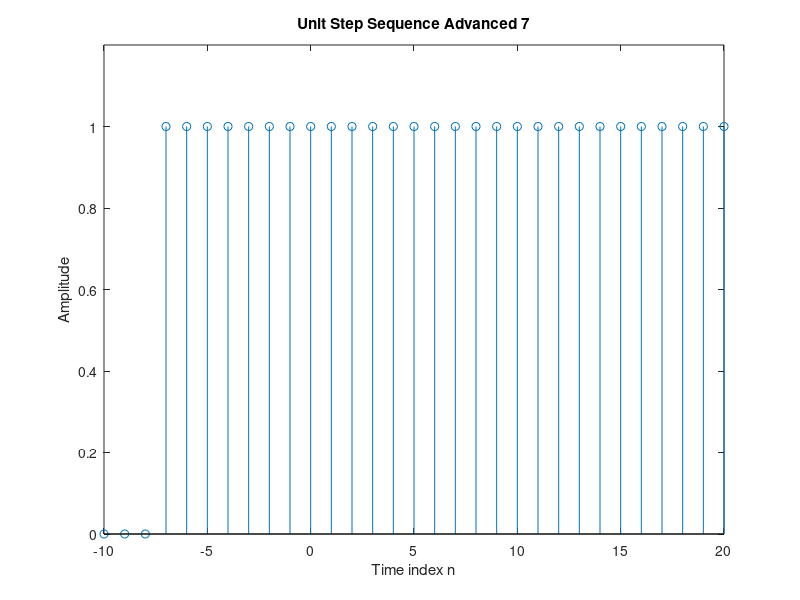

Write the MATLAB code that produced this figure.
% Program P1_1 - modified
% Generation of an advanced unit step sequence
clf;
% Generate a vector from -10 to 20
n = -10:20;
% Generate the unit sample sequence
sd = [zeros(1,3) ones(1,28)];
% Plot the unit sample sequence
stem(n,sd);
xlabel('Time index n');ylabel('Amplitude');
title('Unit Step Sequence Advanced 7');
axis([-10 20 0 1.2]);